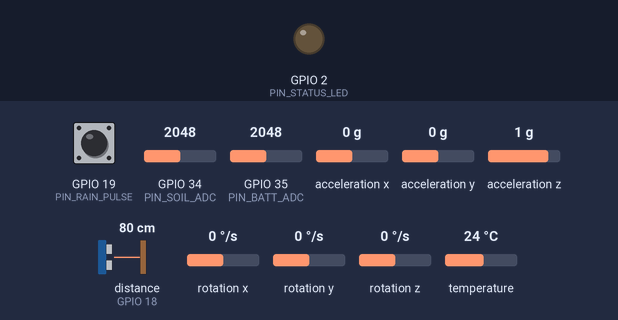
A sketch run on a simulated ESP32. On the bench: output pins drawn as LEDs (lit = HIGH). Wiring (inferred from the names in the program): ultrasonic range finder: trigger GPIO 5; echo GPIO 18. The test bench sets the inputs (shaded band); at power-on: GPIO 19 (PIN_RAIN_PULSE) HIGH, GPIO 34 (PIN_SOIL_ADC) = 2048, GPIO 35 (PIN_BATT_ADC) = 2048, acceleration x 0 g, acceleration y 0 g, acceleration z 1 g, distance to the obstacle (sensor on GPIO 18) 80 cm, rotation x 0 °/s, rotation y 0 °/s, rotation z 0 °/s, temperature 24 °C. The echo pulse lasts 58.3 µs per cm; WiFi joins after 1.5 s; servers stay silent unless stated; uploads are accepted with an empty reply; pins used as bus, display or sensor lines are not drawn; what the sketch prints to the serial monitor is not drawn.

Above: at 0.1 s.
At 1.6 s:
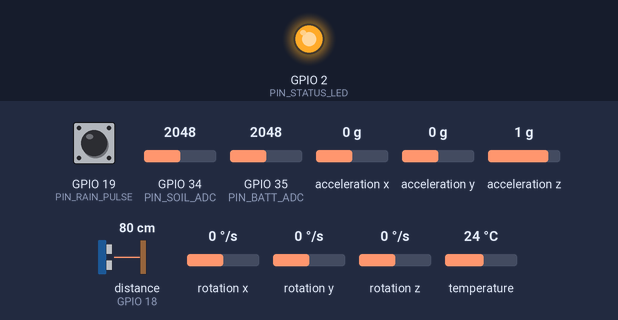
Timing chart, 0 to 3.1 s (numbered marks = the images above):
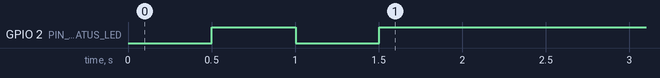

The sketch:

esp32_floodwatch_station.ino
```cpp
/**
 * FloodWatch IoT River Telemetry Station - ESP32 Firmware
 *
 * Hardware Peripherals:
 *  - Waterproof Ultrasonic Distance Sensor (JSN-SR04T / HC-SR04)
 *  - Tipping Bucket Pulse Rain Gauge (Interrupt-driven)
 *  - Capacitive Soil Moisture Sensor v1.2 (ADC)
 *  - MPU-6050 6-DOF I2C Accelerometer/Gyro (Pole Tilt / Debris Impact Detection)
 *  - 18650 Li-Ion Solar Battery Monitor (Voltage Divider)
 *  - Onboard RGB / Status LED
 *
 * Protocols:
 *  - WiFi 802.11 b/g/n
 *  - HTTPS REST client with X-API-Key authentication
 *  - Deep Sleep Power Conservation (~15uA quiescent current)
 */

#include <WiFi.h>
#include <HTTPClient.h>
#include <ArduinoJson.h>
#include <Wire.h>
#include <Adafruit_MPU6050.h>
#include <Adafruit_Sensor.h>

// ==============================================================================
// CONFIGURATION PARAMETERS
// ==============================================================================
const char* WIFI_SSID     = "FloodWatch_FieldNet";
const char* WIFI_PASS     = "RiverSafety2026";
const char* SERVER_URL    = "http://192.168.1.100:8000/api/v1/telemetry";
const char* IOT_API_KEY   = "fw_live_sec_99a8b7c6d5e4";
const char* SENSOR_ID     = "FW-001"; // Barpeta Station FW-001, Assam

// Physical Gauge Height (Distance from ultrasonic sensor face to riverbed in meters)
const float RIVERBED_DISTANCE_M = 5.50;

// GPIO Pin Assignments
#define PIN_TRIG          5
#define PIN_ECHO          18
#define PIN_RAIN_PULSE    19
#define PIN_SOIL_ADC      34
#define PIN_BATT_ADC      35
#define PIN_STATUS_LED    2

// Deep Sleep Config
#define SLEEP_SECONDS     30 // In emergency rise rate mode: 10s; standard mode: 60s

// Rain Gauge Constants (0.2794 mm per tip)
const float RAIN_MM_PER_TIP = 0.2794;
volatile unsigned long tip_count = 0;
unsigned long last_tip_time = 0;

Adafruit_MPU6050 mpu;
bool mpu_ready = false;

// Interrupt Service Routine for Tipping Bucket Rain Gauge
void IRAM_ATTR onRainPulse() {
    unsigned long now = millis();
    if (now - last_tip_time > 150) { // 150ms debounce
        tip_count++;
        last_tip_time = now;
    }
}

// Ultrasonic Echo Reading with Temperature Speed of Sound Adjustment
float measureDistanceMeters(float ambient_temp_c) {
    digitalWrite(PIN_TRIG, LOW);
    delayMicroseconds(4);
    digitalWrite(PIN_TRIG, HIGH);
    delayMicroseconds(10);
    digitalWrite(PIN_TRIG, LOW);

    long duration_us = pulseIn(PIN_ECHO, HIGH, 35000); // 35ms timeout (~6m max)
    if (duration_us == 0) return -1.0; // Echo timeout

    // Speed of sound in air: v = 331.3 + 0.606 * T (m/s)
    float speed_of_sound = 331.3 + (0.606 * ambient_temp_c);
    float distance_m = (duration_us * 1e-6 * speed_of_sound) / 2.0;
    return distance_m;
}

// Battery Percentage calculation via 2:1 Voltage Divider (100k / 100k)
float readBatteryPercent() {
    int raw = analogRead(PIN_BATT_ADC);
    float voltage = (raw / 4095.0) * 3.3 * 2.0; // 3.3V reference * 2 divider
    // 3.2V (0%) to 4.2V (100%) Li-Ion curve
    float percent = ((voltage - 3.20) / (4.20 - 3.20)) * 100.0;
    return constrain(percent, 0.0, 100.0);
}

// Capacitive Soil Moisture reading
float readSoilMoisturePercent() {
    int raw = analogRead(PIN_SOIL_ADC);
    // Calibration constants (Dry ~ 3200, Submerged in water ~ 1400)
    const int AIR_VALUE   = 3200;
    const int WATER_VALUE = 1400;
    float percent = ((AIR_VALUE - raw) / (float)(AIR_VALUE - WATER_VALUE)) * 100.0;
    return constrain(percent, 0.0, 100.0);
}

void setup() {
    Serial.begin(115200);
    pinMode(PIN_TRIG, OUTPUT);
    pinMode(PIN_ECHO, INPUT);
    pinMode(PIN_RAIN_PULSE, INPUT_PULLUP);
    pinMode(PIN_STATUS_LED, OUTPUT);

    attachInterrupt(digitalPinToInterrupt(PIN_RAIN_PULSE), onRainPulse, FALLING);

    // Initialize MPU-6050
    Wire.begin(21, 22);
    if (mpu.begin()) {
        mpu.setAccelerometerRange(MPU6050_RANGE_4_G);
        mpu.setFilterBandwidth(MPU6050_BAND_21_HZ);
        mpu_ready = true;
    } else {
        Serial.println(F("Warning: MPU6050 accelerometer not detected."));
    }

    // Connect WiFi
    Serial.print(F("Connecting to WiFi: "));
    Serial.println(WIFI_SSID);
    WiFi.begin(WIFI_SSID, WIFI_PASS);

    int attempts = 0;
    while (WiFi.status() != WL_CONNECTED && attempts < 20) {
        delay(500);
        digitalWrite(PIN_STATUS_LED, !digitalRead(PIN_STATUS_LED));
        Serial.print(".");
        attempts++;
    }

    if (WiFi.status() == WL_CONNECTED) {
        Serial.println(F("\nWiFi Connected! IP: "));
        Serial.println(WiFi.localIP());
        digitalWrite(PIN_STATUS_LED, HIGH);
    } else {
        Serial.println(F("\nWiFi failed to connect. Running in offline telemetry buffer mode."));
    }
}

void loop() {
    float ambient_temp = 12.0; // Default or read from sensor
    float tilt_x = 0.0;
    float tilt_y = 0.0;

    // Read accelerometer tilt angles
    if (mpu_ready) {
        sensors_event_t a, g, temp;
        mpu.getEvent(&a, &g, &temp);
        ambient_temp = temp.temperature;
        tilt_x = atan2(a.acceleration.y, a.acceleration.z) * 180.0 / PI;
        tilt_y = atan2(-a.acceleration.x, sqrt(a.acceleration.y * a.acceleration.y + a.acceleration.z * a.acceleration.z)) * 180.0 / PI;
    }

    // Measure water distance and calculate water level: level = (gauge_height - distance)
    float distance_m = measureDistanceMeters(ambient_temp);
    float water_level_m = 0.0;
    if (distance_m > 0) {
        water_level_m = RIVERBED_DISTANCE_M - distance_m;
        if (water_level_m < 0.0) water_level_m = 0.0;
    }

    // Rainfall intensity calculation
    float rainfall_mm = tip_count * RAIN_MM_PER_TIP;
    tip_count = 0; // Reset pulse accumulator

    float soil_moisture = readSoilMoisturePercent();
    float battery_pct = readBatteryPercent();
    int rssi = WiFi.RSSI();

    // Prepare JSON payload
    StaticJsonDocument<512> doc;
    doc["sensor_id"]       = SENSOR_ID;
    doc["water_level"]     = round(water_level_m * 100.0) / 100.0;
    doc["rainfall"]        = round(rainfall_mm * 10.0) / 10.0;
    doc["soil_moisture"]   = round(soil_moisture * 10.0) / 10.0;
    doc["temperature"]     = round(ambient_temp * 10.0) / 10.0;
    doc["battery"]         = round(battery_pct * 10.0) / 10.0;
    doc["signal_strength"] = rssi;
    doc["inclination_x"]   = round(tilt_x * 10.0) / 10.0;
    doc["inclination_y"]   = round(tilt_y * 10.0) / 10.0;

    String json_string;
    serializeJson(doc, json_string);

    Serial.print(F("Dispatching Telemetry -> "));
    Serial.println(json_string);

    // Send HTTP POST
    if (WiFi.status() == WL_CONNECTED) {
        HTTPClient http;
        http.begin(SERVER_URL);
        http.addHeader("Content-Type", "application/json");
        http.addHeader("X-API-Key", IOT_API_KEY);

        int httpCode = http.POST(json_string);
        if (httpCode > 0) {
            String response = http.getString();
            Serial.printf("Server Response (%d): %s\n", httpCode, response.c_str());
        } else {
            Serial.printf("POST failed, error: %s\n", http.errorToString(httpCode).c_str());
        }
        http.end();
    }

    // Delay before next cycle or trigger deep sleep
    delay(SLEEP_SECONDS * 1000);
}
```
